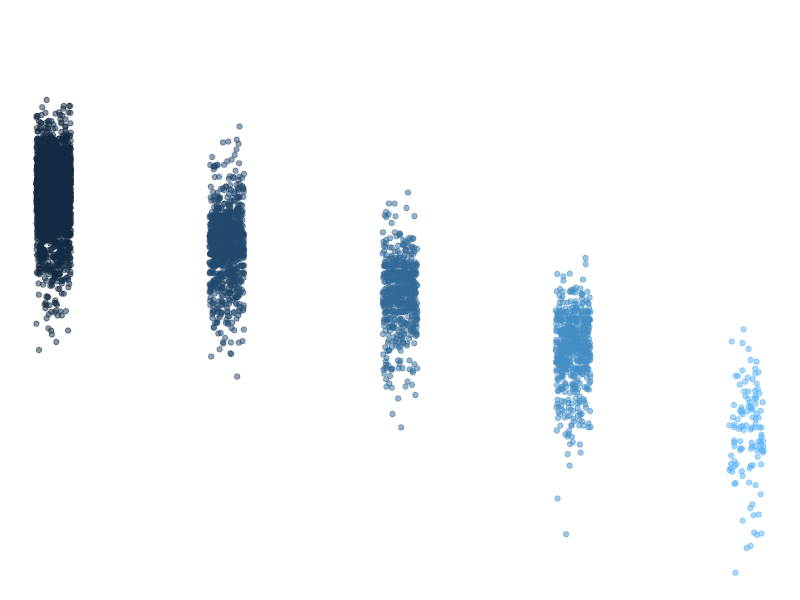

This chart was generated by the following R code:
## ---- chunk 1
knitr::opts_chunk$set(echo = TRUE)
library(tidyverse)
## ---- chunk 2
summary(storms)
## ---- chunk 3
names(storms)
## ---- chunk 4
ggplot(data = storms, aes(x = category, y = pressure)) +
  geom_jitter(width = 0.1, 
              alpha = 0.5,
              aes(color = category),
              show.legend = FALSE) +
  labs(x = "Storm Category", 
       y = "Air pressure at storm center (millibars)"
       ) +
  theme_void()
